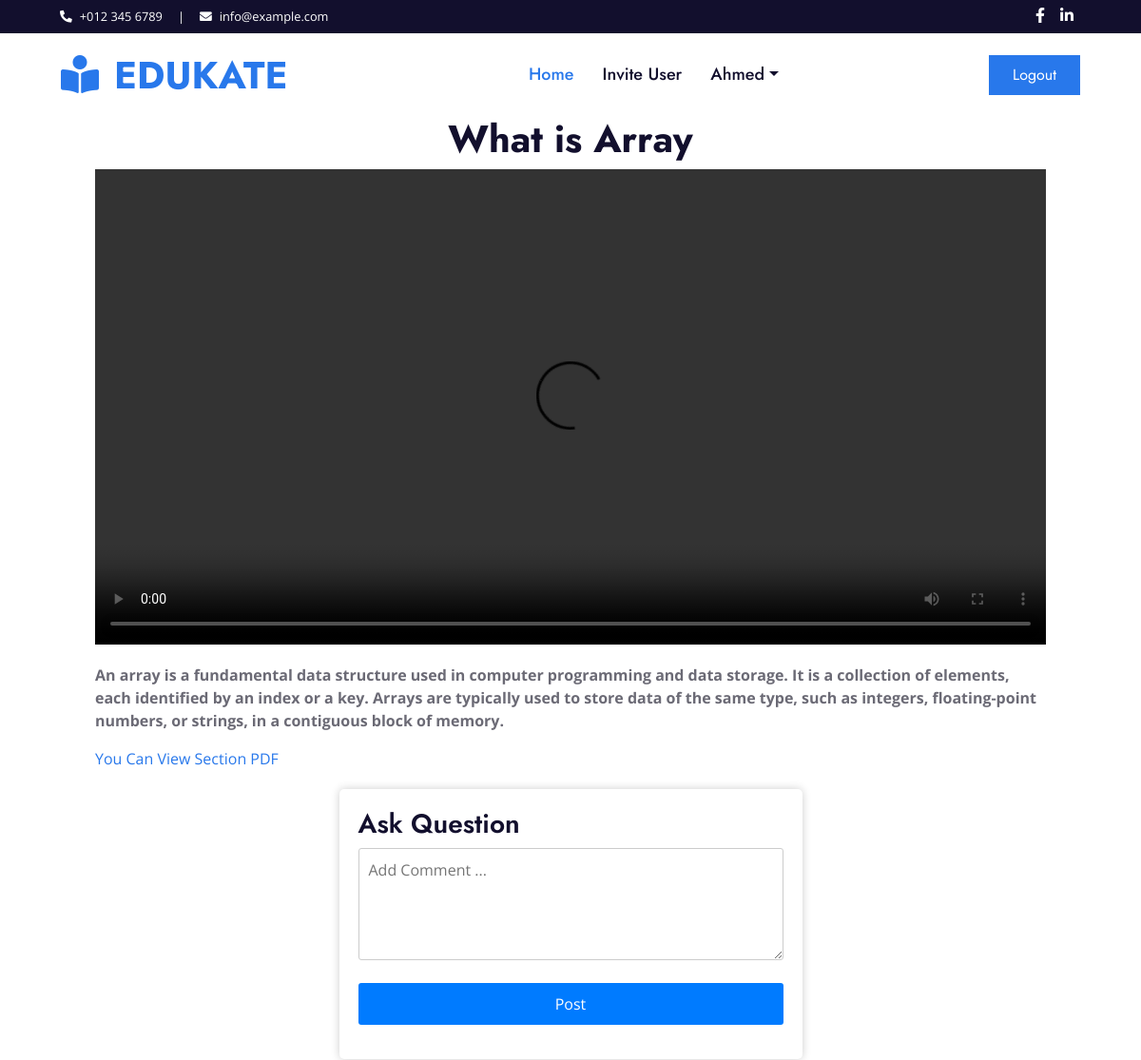
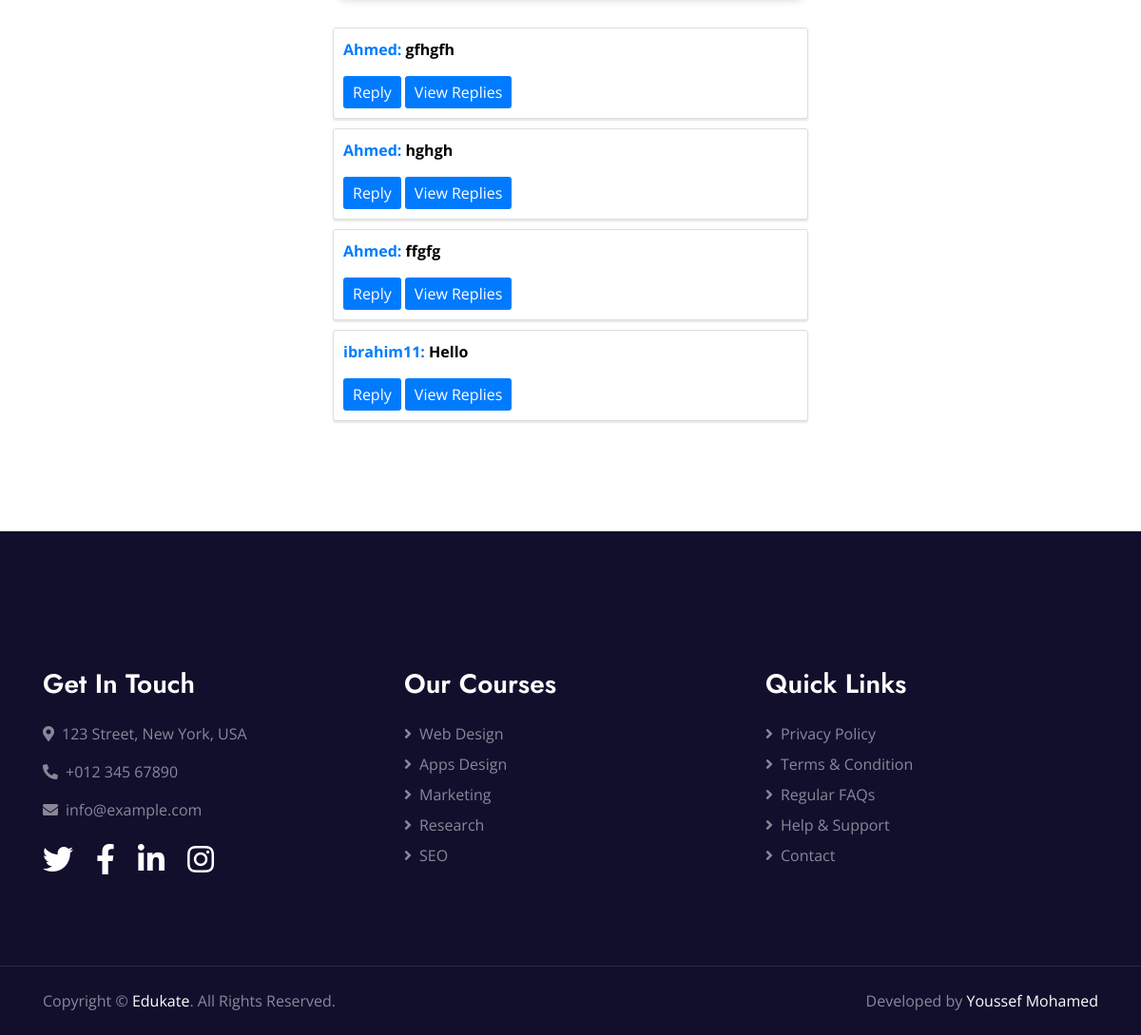
The page /instructor/instructor-section/8 (signed in) on the database its author committed (2 pictures, top to bottom).
### instructor/models.py (models this page shows, shortened)
class Section(models.Model):
    lesson = models.ForeignKey(Lesson, on_delete=models.CASCADE)
    sectionName = models.CharField(max_length=50)
    video = models.FileField(upload_to='videos/%Y/%m/%d/', null=True)
    content = models.TextField(max_length=1000)
    pdf = models.FileField(upload_to='pdfs/%Y/%m/%d/')

### student/models.py (models this page shows, shortened)
class Comment(models.Model):
    person = models.ForeignKey(User, on_delete=models.CASCADE)
    section = models.ForeignKey(Section, on_delete=models.CASCADE)
    content = models.TextField(max_length=500)

### instructor/views/section_views.py (the view)
# urls.py: path('instructor-section/<int:id>', instructor_section, name='instructor_section'),
@login_required
@user_passes_test(lambda user: user.is_staff and not user.is_superuser and Instructor.objects.filter(staffuser=user).exists())
def instructor_section(request, id):
    current_section = Section.objects.get(id=id)
    online = LiveMeeting.objects.filter(section=current_section).first()
    comments = Comment.objects.filter(section=current_section)
    return render(request, 'instructor_section.html', {'section': current_section, 'comments':comments, 'online': online,})

### templates/instructor_section.html (shortened to what this page needs)
{% extends 'base/base.html' %}
{% load static %}
{% block content %}
<h1>{{section.sectionName}}</h1>
{% if section.video %}
<div class="video-content-container">
    <div id="video-container">
        <video controls>
            <source src="{{section.video.url}}" type="video/mp4">
        </video>
    </div>
</div>
{% else %}
<div class="video-content-container">
    <p>This Section Will be online on Zoom</p>
    <p>Schedule: {{ online.start_time }}</p>
</div>
{% endif %}
<div id="content">
    <p style="font-weight: bold;">{{section.content}}</p>
    <a href="{% url 'pdf_view' section.id %}"> You Can View Section PDF</a>
</div>
<div class="comment-form">
    <h3>Ask Question</h3>
    <form id="comment-form" name="write-comment" method="post">
        <textarea id="comment" name="comment" rows="4" cols="50" placeholder="Add Comment ..."></textarea>
        <br> <br>
        <button type="submit">Post</button>
    </form>
</div>
<ul id="comment-list">
    {% for comment in comments %}
    <li class="comment">
        <p style="font-weight: bold; color: #007bff;"> {{ comment.person.username }}: <span style="color: black;">{{ comment.content }}</span></p>
        <button class="reply-button" data-comment-id="{{ comment.id }}">Reply</button>
        <button class="view-replies-button" data-comment-id="{{ comment.id }}">View Replies</button>
    </li>
    {% endfor %}
</ul>
</body>
{% endblock %}

### templates/base/header.html (shortened to what this page needs)
{% load static %}
<!DOCTYPE html>
<html>
    <head>
    <link href="https://cdnjs.cloudflare.com/ajax/libs/font-awesome/5.10.0/css/all.min.css" rel="stylesheet">
    <link href="{% static 'css/style.css' %}" rel="stylesheet">
    </head>
    <body>
        <div class="container-fluid bg-dark">
            <div class="row py-2 px-lg-5">
                <div class="col-lg-6 text-center text-lg-left mb-2 mb-lg-0">
                    <div class="d-inline-flex align-items-center text-white">
                        <small><i class="fa fa-phone-alt mr-2"></i>+012 345 6789</small>
                        <small class="px-3">|</small>
                        <small><i class="fa fa-envelope mr-2"></i>info@example.com</small>
                    </div>
                </div>
                <div class="col-lg-6 text-center text-lg-right">
                    <div class="d-inline-flex align-items-center">
                        <a class="text-white px-2" href="">
                            <i class="fab fa-facebook-f"></i>
                        </a>
                        <a class="text-white px-2" href="">
                            <i class="fab fa-linkedin-in"></i>
                        </a>
                    </div>
                </div>
            </div>
        </div>
        <div class="container-fluid p-0">
            <nav class="navbar navbar-expand-lg bg-white navbar-light py-3 py-lg-0 px-lg-5">
                <a href="{% url 'index' %}" class="navbar-brand ml-lg-3">
                    <h1 class="m-0 text-uppercase text-primary"><i class="fa fa-book-reader mr-3"></i>Edukate</h1>
                </a>
                <div class="collapse navbar-collapse justify-content-between px-lg-3" id="navbarCollapse">
                    <div class="navbar-nav mx-auto py-0">
                        {% if user.is_authenticated %}
                        {% if user.is_staff and not user.is_superuser %}
                        {% if request.user.assistant %}
                        <a href="{% url 'index' %}" class="nav-item nav-link active">Home</a>
                        <a href="{% url 'generate_invitation' %}" class="nav-item nav-link">Invite User</a>
                        {% else %}
                        <a href="{% url 'index' %}" class="nav-item nav-link active">Home</a>
                        <a href="{% url 'generate_invitation' %}" class="nav-item nav-link">Invite User</a>
                        <div class="nav-item dropdown">
                            <a href="#" class="nav-link dropdown-toggle" data-toggle="dropdown">{{user.username}}</a>
                        </div>
                        {% endif %}
                        {% elif user.is_superuser%}
                        <a href="{% url 'index' %}" class="nav-item nav-link active">Home</a>
                        <a href="{% url 'view_mesasges' %}" class="nav-item nav-link">Messages</a>
                        <a href="{% url 'admin:index' %}" class="nav-item nav-link">Admin Panel</a>
                        {% endif %}
                        {% else %}
                        <a href="index.html" class="nav-item nav-link active">Home</a>
                        <a href="#about" class="nav-item nav-link">About Us</a>
                        <a href="#contact" class="nav-item nav-link">Contact Us</a>
                        {% endif %}
                    </div>
                    {% if user.is_authenticated %}
                    <a href="{% url 'signout' %}" class="btn btn-primary py-2 px-4">Logout</a>
                    {% else %}
                    <a href="{% url 'signin' %}" class="btn btn-primary py-2 px-4">Login</a>
                    {% endif %}
                </div>
            </nav>
        </div>
    </body>
</html>

### templates/instructor_section.html (style rules this page uses)
body { margin: 0; padding: 0; display: flex; flex-direction: column; align-items: center; justify-content: center; min-height: 100vh; background-color: #f0f0f0; }
.video-content-container { display: flex; flex-direction: column; align-items: center; text-align: center; }
#video-container { text-align: center; }
video { width: 1000px; max-width: 100%; height: auto; }
#content { margin-top: 20px; max-width: 1000px; text-align: left; }
.comment-form { max-width: 800px; margin: 20px auto; padding: 20px; background-color: #fff; border-radius: 5px; box-shadow: 0 0 10px rgba(0, 0, 0, 0.2); }
.comment-form textarea { width: 100%; padding: 10px; border: 1px solid #ccc; border-radius: 3px; resize: vertical; }
.comment-form button { display: block; width: 100%; padding: 10px; background-color: #007bff; color: white; border: none; border-radius: 3px; cursor: pointer; }
#comment-list { list-style: none; padding: 0; width: 500px; }
.comment { background-color: #fff; border: 1px solid #ddd; padding: 10px; margin: 10px 0; border-radius: 3px; box-shadow: 0 2px 2px rgba(0, 0, 0, 0.1); }
.reply-button { background-color: #007bff; color: white; padding: 5px 10px; border: none; border-radius: 3px; cursor: pointer; }
.view-replies-button { background-color: #007bff; color: white; padding: 5px 10px; border: none; border-radius: 3px; cursor: pointer; }

### rows shown on the page
Section: sectionName "What is Array", content "An array is a fundamental data structure used in computer programming and data storage. It is a collection of elements, each identified by an index or a key. Arrays are typically used to store data of the same type, such as integers, floating-point numbers, or strings, in a contiguous block of memory."
Comment: person.username "Ahmed", content "gfhgfh"
Comment: person.username "Ahmed", content "hghgh"
Comment: person.username "Ahmed", content "ffgfg"
Comment: person.username "ibrahim11", content "Hello"

### other values the page prints
{{ user.username }} "Ahmed"
